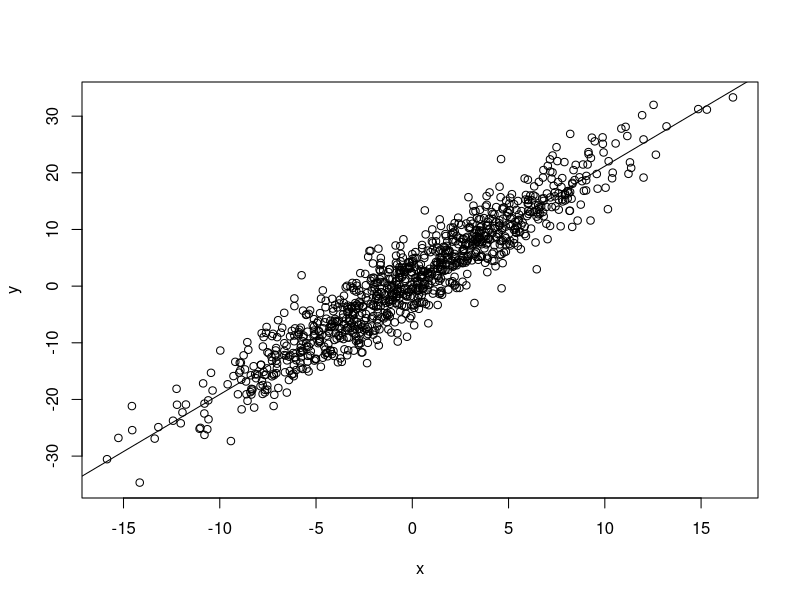
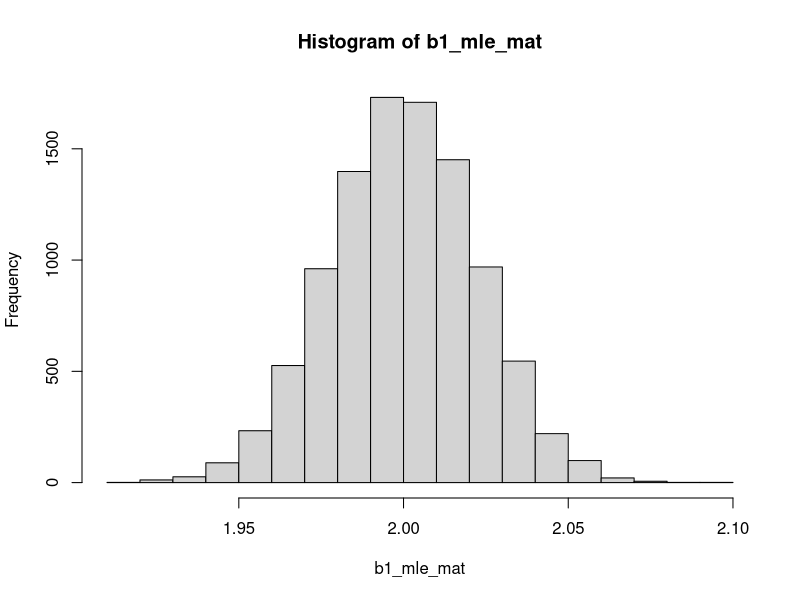

Source code (R) for these figures, in order: (Note: this script raises an error after producing the figures.)
####
# Generate N = 1000 Random variables x1,...xn ~ N(0, 5^2)
# 
####
library(stats)
library(graphics)

simp_lm_gen <- function(x_vector, b0, b1, m_sd){
  ei <- rnorm(length(x_vector), 0, m_sd)
  y_vector <- b0 + b1*x_vector + ei
  return(y_vector)
}

mle_b1 <- function(y, x){

  var_x <- var(x)
  var_xy <- var(x, y = y)
  
  return(var_xy / var_x)  
  
}

mle_b0 <- function(y, x, b1){
  return(mean(y) - b1*mean(x))
}


####
# Generate some data from a known linear regression
# calculate the MLE and explore how close/far it is 
# from the real value.
####
q2 <- function(){
  # initial setup
  N <- 1000
  x <- rnorm(N, 0, 5)
  b0 <- 1
  b1 <- 2
  m_sd <- 3.5
  
  y <- simp_lm_gen(x, b0, b1, m_sd)
  # part 1 - calculate MLE for b0 and b1
  b1_mle <- mle_b1(y,x) # arou
  b0_mle <- mle_b0(y,x, b1)
  print(c('MLE of b0:',  b0_mle)) 
  print(c('b0 true value:', b0))
  print(c('MLE of b1:',  b1_mle))
  print(c('b1 true value:', b1))
  
  # part 2 - plot the data and the estimated line
  plot(x,y)
  abline(b0_mle, b1_mle)
  
  # part 3 - calculate 92% conf interval for b1_mle
  error <- qnorm(0.92)*m_sd
  left <- b1_mle - error
  right <- b1_mle + error
  print(c('92% confidence interval: [', left, ',', right,']'))
}

q3 <- function(){
  # setup data
  N <- 1000
  M <- 10000
  x <- rnorm(N, 0, 5)
  b0 <- 1
  b1 <- 2
  m_sd <- 3.5
  
  y_mat <- replicate(M, simp_lm_gen(x, b0, b1, m_sd))
  
  # Part 1 - calculate b1_mle, plot histogram
  b1_mle_mat <- apply(y_mat, 2, mle_b1, x)
  hist(b1_mle_mat)
  
  return(c(y_mat, b1_mle_mat))
  
  
}


q2()
list[y_mat, b1_mle_mat] <- q3()
